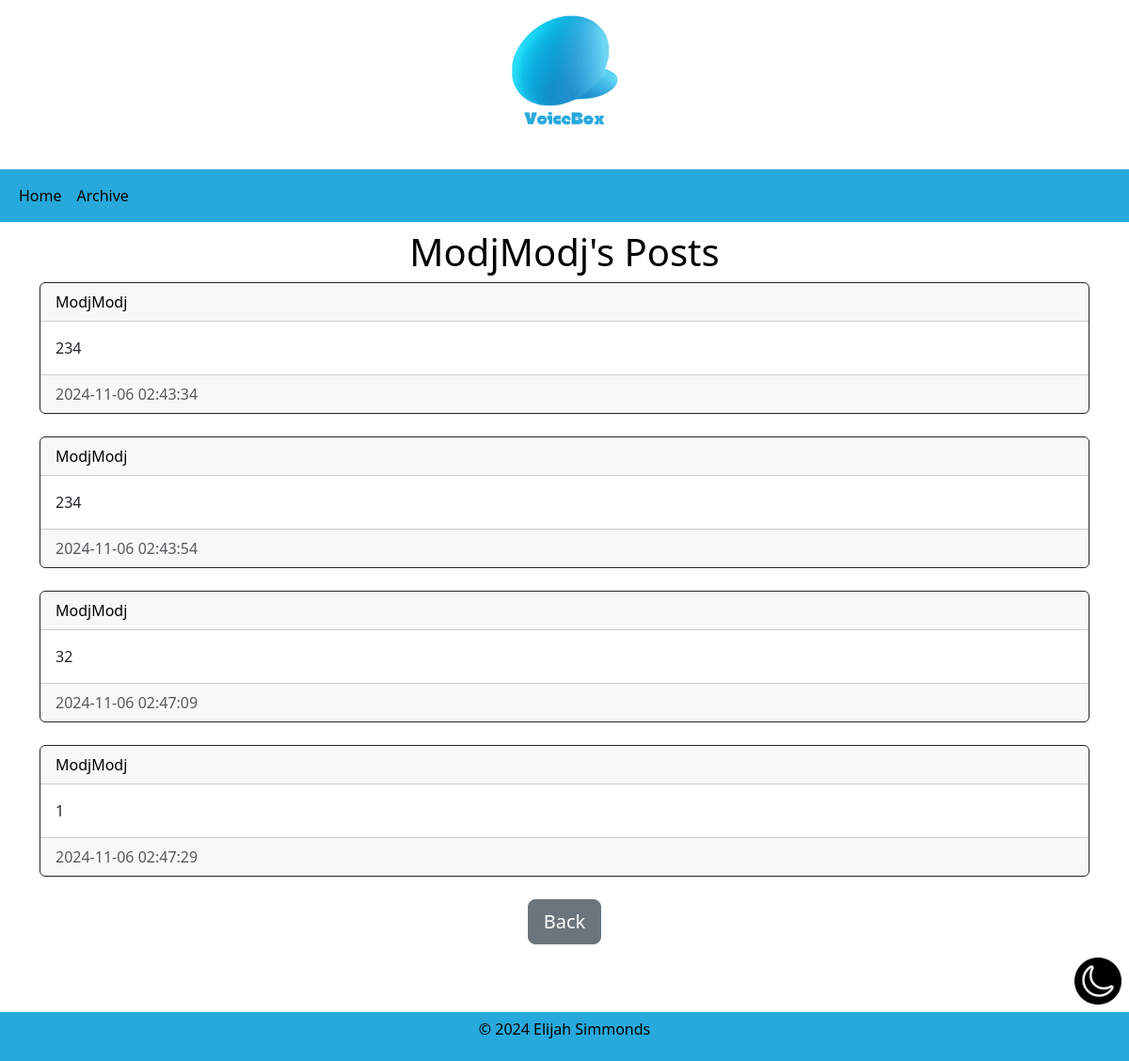
/user/ModjModj (signed in), run on the app's committed database.
### tables.py (models this page shows)
class User(db.Model, UserMixin):
    id = db.Column(db.Integer, primary_key=True)
    email = db.Column(db.String(150), unique=True)
    username = db.Column(db.String(150), unique=True)
    password = db.Column(db.String(150))
    date_created = db.Column(db.DateTime(timezone=True), default=func.now())
    posts = db.relationship('Post', backref='user', passive_deletes=True)

class Post(db.Model):
    id = db.Column(db.Integer, primary_key=True)
    text = db.Column(db.Text, nullable=False)
    date_created = db.Column(db.DateTime(timezone=True), default=func.now())
    author = db.Column(db.Integer, db.ForeignKey(
        'user.id', ondelete="CASCADE"), nullable=False)

### views.py (the view)
@views.route("/user/<username>")
@login_required
def posts(username):
    user = User.query.filter_by(username = username).first()
    if not user:
        flash("No user with that username")
        return redirect(url_for("views.archive"))
    post = Post.query.filter_by(author=user.id).all()
    return render_template("post.html", user=current_user, posts=post, username = username)

### __init__.py (called while the page is built)
def create_app():
    app = Flask(__name__)
    app.config["SECRET_KEY"] = "HawkI"
    app.config["SQLALCHEMY_DATABASE_URI"] = f'sqlite:///{DB_NAME}'
    db.init_app(app)
    from views import views
    from auth import auth
    app.register_blueprint(views, url_prefix="/")
    app.register_blueprint(auth, url_prefix="/")
    from tables import User
    with app.app_context():
        db.create_all()
    login_manager = LoginManager()
    login_manager.login_view = "auth.login"
    login_manager.init_app(app)
    @login_manager.user_loader
    def load_user(id):
        return User.query.get(int(id))
    return app

### templates/post.html (shortened to what this page needs)
{% extends "posts_div.html" %}
{% block header %}
<h1 align="center">{{username}}'s Posts</h1>
{% endblock %}
{% block footer %}
<div align="center">
    <a href = "/home"><button type = "button" class="btn btn-secondary btn-lg">Back</button></a>
</div>
{% endblock %}

### templates/posts_div.html (shortened to what this page needs)
{% extends "layout.html" %}
{% block content %}
<h1 align="center">
{% block header %}{% endblock %}
</h1>
<div id="posts">
    {% for post in posts %}
    <div class="card border-dark">
            <div class="card-header d-flex justify-content-between align-items-center">
                    <a href="/user/{{post.user.username}}">{{post.user.username}}</a>
            </div>
            <div class = "card-body">
                    <div class = "card-text">{{post.text}}</div>
            </div>
            <div class = "card-footer text-muted">
                    {{post.date_created}}
            </div>
    </div>
    <br>
    {%endfor%}
</div>
{% block footer %}{% endblock %}
{% endblock %}

### templates/layout.html (style rules this page uses)
a:link { color: white; text-decoration: none; text-align: center; }
body { padding-bottom: 100px }
body.light-mode { background-color: white; color: black; }
body.light-mode a { color: black; }

### data on the page
User: username "ModjModj"
Post: user.username "ModjModj", text "234", date_created "2024-11-06 02:43:34"
Post: user.username "ModjModj", text "234", date_created "2024-11-06 02:43:54"
Post: user.username "ModjModj", text "32", date_created "2024-11-06 02:47:09"
Post: user.username "ModjModj", text "1", date_created "2024-11-06 02:47:29"
